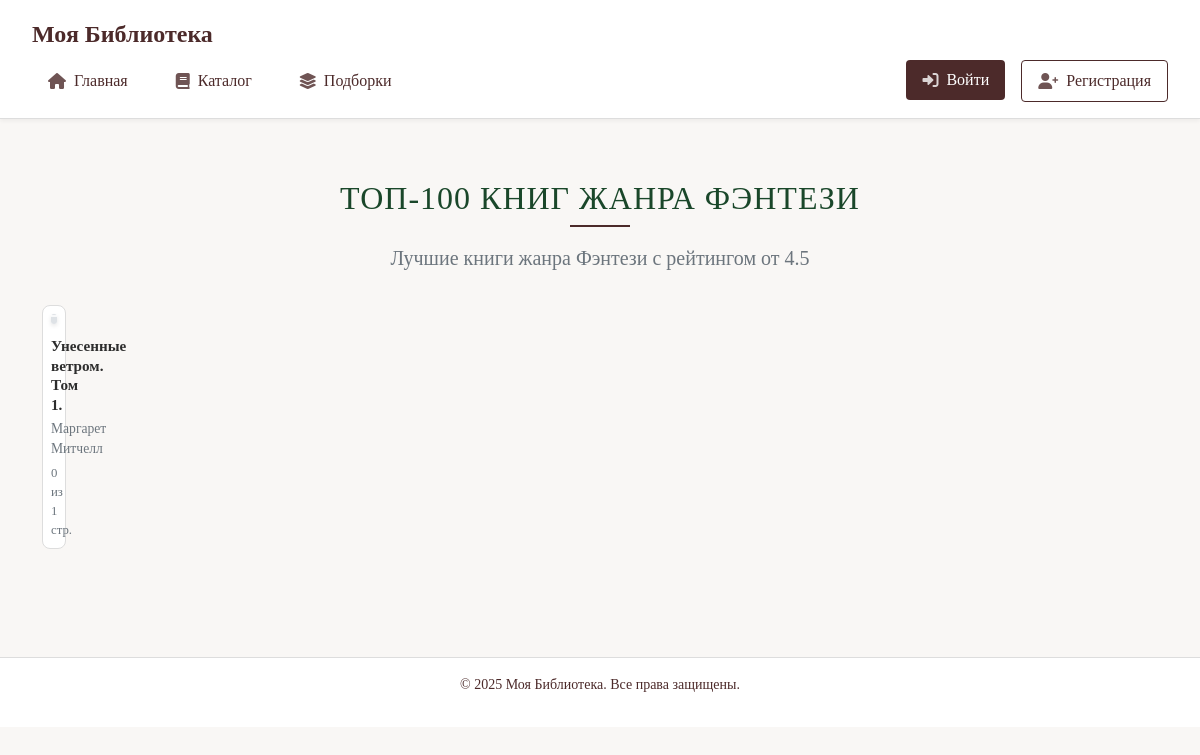
The app's page /books/collections/genre/fantasy/?page=2, older data.
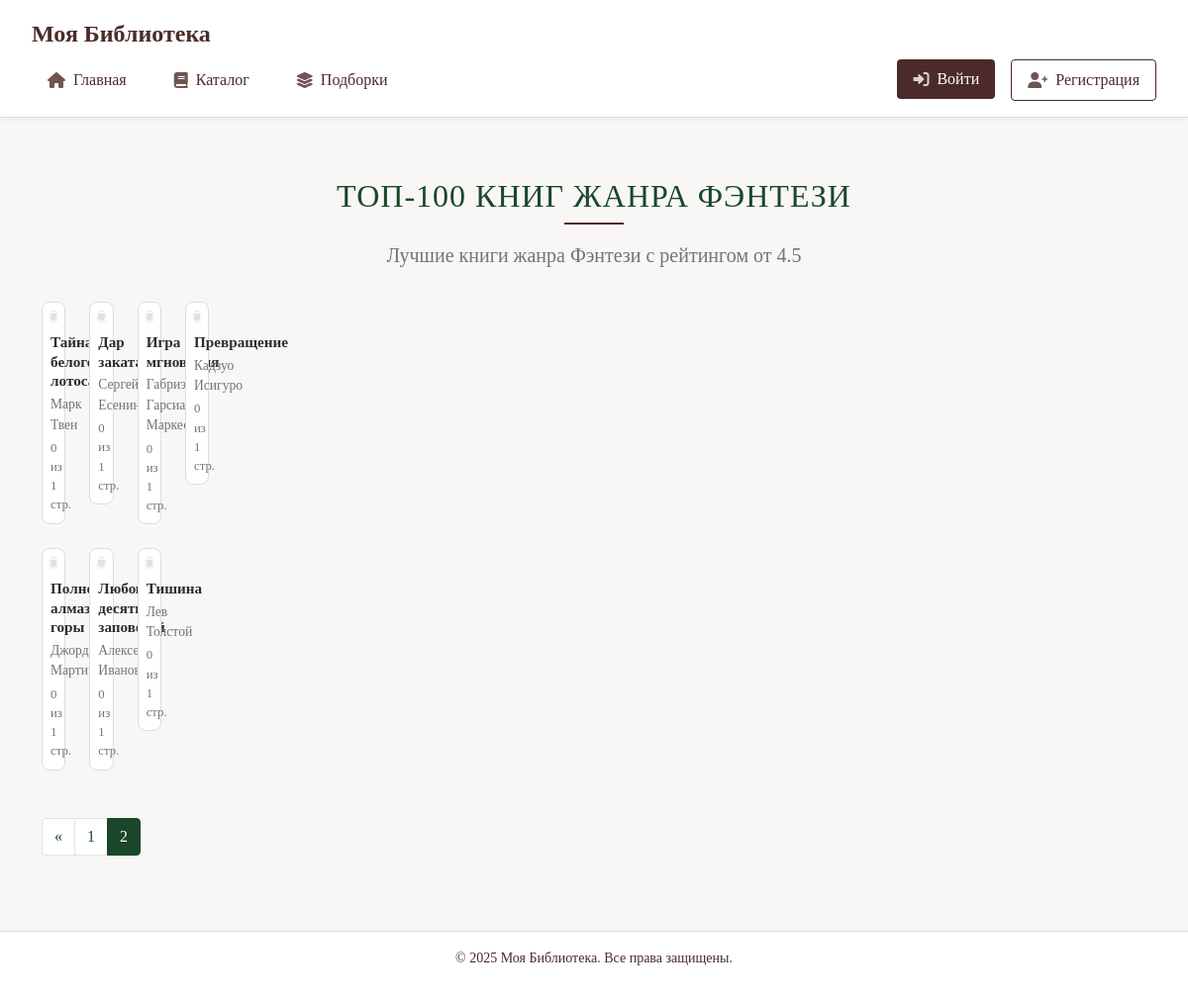
The same page, newer data.
### books/models.py (models this page shows, shortened)
class Book(models.Model):
    GENRE_CHOICES = [
        ("fantasy", "Фэнтези"),
        ("sci_fi", "Фантастика"),
        ("thriller_horror", "Триллеры и хорроры"),
        ("detective", "Детективы"),
        ("romance", "Романтика"),
        ("classic", "Классика"),
        ("prose", "Проза"),
        ("history", "История"),
        ("biography", "Биографии и мемуары"),
        ("psychology", "Психология"),
        ("self_help", "Саморазвитие"),
        ("business", "Бизнес"),
        ("health", "Здоровье"),
        ("young_adult", "Young Adult"),
        ("non_fiction", "Нон-фикшн"),
        ("comics", "Комиксы и графические романы"),
        ("children", "Детям"),
        ("audio", "Аудиокнига"),
        ("drama", "Драма"),
        ("other", "Другое")
    ]
    title = models.CharField(
        max_length=255,
        verbose_name='Название',
        help_text='Обязательное поле. Введите название книги.'
    )
    authors = models.ManyToManyField(
        Author,
        related_name='books',
        verbose_name='Авторы',
        help_text='Обязательное поле. Выберите одного или нескольких авторов.'
    )
    pages = models.PositiveIntegerField(
        verbose_name='Количество страниц',
        help_text='Обязательное поле. Укажите общее количество страниц в книге.',
        default=1  # Значение по умолчанию
    )
    description = models.TextField(
        verbose_name='Описание',
        blank=True,
        help_text='Добавьте описание книги.'
    )
    cover = models.ImageField(
        upload_to='book_covers/',
        null=True,
        blank=True,
        verbose_name='Обложка'
    )
    published_date = models.DateField(
        null=True,
        blank=True,
        verbose_name='Дата публикации'
    )
    genre = models.CharField(
        max_length=50,
        choices=GENRE_CHOICES,
        default='other',
        verbose_name='Жанр'
    )
    world_rating = models.FloatField(
        null=True,
        blank=True,
        verbose_name='Мировой рейтинг'
    )
    site_rating = models.FloatField(
        default=0,
        verbose_name='Рейтинг на сайте'
    )
    isbn = models.CharField(
        max_length=13,
        blank=True,
        null=True,
        verbose_name='ISBN',
        help_text='Международный стандартный книжный номер'
    )
    online_sources = models.JSONField(
        default=dict,
        blank=True,
        verbose_name='Ссылки для чтения',
        help_text='Укажите ссылки на сайты, где можно прочитать книгу онлайн'
    )
    book_id = models.CharField(
        max_length=100,
        unique=True,
        blank=True,
        null=True,
        verbose_name="Внешний ID книги"
    )
    openlibrary_id = models.CharField(
        max_length=100,
        blank=True,
        verbose_name="ID в OpenLibrary"
    )
    is_approved = models.BooleanField(
        default=False,
        verbose_name='Одобрено модератором'
    )
    created_at = models.DateTimeField(
        auto_now_add=True,
        verbose_name='Дата добавления'
    )
    updated_at = models.DateTimeField(
        auto_now=True,
        verbose_name='Дата обновления'
    )
    submitted_by = models.ForeignKey(
        User,
        on_delete=models.SET_NULL,
        null=True,
        related_name='submitted_books',
        verbose_name='Добавил'
    )
    moderation_comment = models.TextField(
        blank=True,
        null=True,
        verbose_name='Комментарий для модератора'
    )
    rejection_reason = models.TextField(
        blank=True,
        null=True,
        verbose_name='Причина отклонения'
    )
    class Meta:
        verbose_name = 'Книга'
        verbose_name_plural = 'Книги'
        ordering = ['-created_at']

class Author(models.Model):
    name = models.CharField(max_length=255, verbose_name="Имя автора")
    birthday = models.DateField(blank=True, null=True, verbose_name="День рождения")
    die = models.DateField(blank=True, null=True, verbose_name="Дата смерти")
    century = models.PositiveIntegerField(verbose_name="Век")
    country = models.CharField(max_length=255, verbose_name="Страна")
    bio = models.TextField(blank=True, null=True, verbose_name="Биография")
    wiki_url = models.URLField(max_length=500, blank=True, null=True, verbose_name="Ссылка на Wikipedia")

### books/views.py (the view)
# urls.py: path('collections/genre/<str:genre>/', views.genre_collection_detail, name='genre_collection_detail'),
def genre_collection_detail(request, genre):
    genre_name_to_code = {name: code for code, name in Book.GENRE_CHOICES}
    genre_code = genre_name_to_code.get(genre, genre)
    books = Book.objects.filter(
        genre=genre_code,
        is_approved=True,
        world_rating__gte=4.5,  # Рейтинг >= 4.5
        world_rating__lte=5.0   # Рейтинг <= 5.0
    ).order_by('-world_rating', '-created_at')[:100]
    genre_display_name = dict(Book.GENRE_CHOICES).get(genre_code, genre_code)
    title = f"Топ-100 книг жанра {genre_display_name}"
    paginator = Paginator(books, 12)  # 12 книг на странице
    page_number = request.GET.get('page')
    page_obj = paginator.get_page(page_number)
    context = {
        'title': title,
        'books': page_obj,
        'genre': genre,
        'genre_display_name': genre_display_name,
    }
    return render(request, 'books/collections/genre_detail.html', context)

### main_admin/context_processors.py (called while the page is built, shortened)
def site_settings(request):
    if not request.path.startswith('/admin/'):
        return {}

### books/templates/books/collections/genre_detail.html (shortened to what this page needs)
{% extends 'base.html' %}
{% load book_tags %}
{% block content %}
<div class="container mt-4">
    <section class="genre-header mb-4">
        <h1 class="section-title text-center">{{ title }}</h1>
        <div class="genre-description text-center">
            <p class="lead text-muted">Лучшие книги жанра {{ genre_display_name }} с рейтингом от 4.5</p>
        </div>
    </section>
    <section class="books-grid mb-5">
        <div class="row g-4">
            {% for book in books %}
            <div class="col-6 col-md-4 col-lg-3">
                <div class="book-card">
                    <a href="{% url 'books:detail' book.id %}" class="book-cover-link">
                        {% if book.cover %}
                        <img src="{{ book.cover.url }}" alt="{{ book.title }}" class="book-cover">
                        {% else %}
                        <div class="book-cover no-cover">
                            <i class="fas fa-book"></i>
                        </div>
                        {% endif %}
                    </a>
                    <div class="book-info text-center">
                        <h5 class="book-title">
                            <a href="{% url 'books:detail' book.id %}">{{ book.title }}</a>
                        </h5>
                        <div class="book-authors">
                            {% for author in book.authors.all %}
                            <a href="#" class="author-link">{{ author.name }}</a>{% if not forloop.last %}, {% endif %}
                            {% endfor %}
                        </div>
                        <div class="book-progress">
                            <span class="text-muted">0 из 1 стр.</span>
                        </div>
                    </div>
                </div>
            </div>
            {% endfor %}
        </div>
    </section>
    {% if books.has_other_pages %}
    <nav aria-label="Навигация по страницам" class="mt-4">
        <ul class="pagination justify-content-center">
            {% if books.has_previous %}
            <li class="page-item">
                <a class="page-link" href="?page={{ books.previous_page_number }}" aria-label="Предыдущая">
                    <span aria-hidden="true">&laquo;</span>
                </a>
            </li>
            {% endif %}
            {% for num in books.paginator.page_range %}
            <li class="page-item {% if books.number == num %}active{% endif %}">
                <a class="page-link" href="?page={{ num }}">{{ num }}</a>
            </li>
            {% endfor %}
        </ul>
    </nav>
    {% endif %}
</div>
{% endblock %}

Row changes from the older to the newer data that the page shows:
removed Book: title "Унесенные ветром. Том 1."
removed Author: name "Маргарет Митчелл", shown under "Унесенные ветром. Том 1."
added Book: title "Тайна белого лотоса"
added Author: name "Марк Твен", shown under "Тайна белого лотоса"
added Book: title "Дар заката"
added Author: name "Сергей Есенин", shown under "Дар заката"
added Book: title "Игра мгновения"
added Author: name "Габриэль Гарсиа Маркес", shown under "Игра мгновения"
added Book: title "Превращение"
added Author: name "Кадзуо Исигуро", shown under "Превращение"
added Book: title "Полночь алмазной горы"
added Author: name "Джордж Мартин", shown under "Полночь алмазной горы"
added Book: title "Любовь десяти заповедей"
added Author: name "Алексей Иванов", shown under "Любовь десяти заповедей"
added Book: title "Тишина"
added Author: name "Лев Толстой", shown under "Тишина"
Text that changed along with them:
new list line: "1"
new list line: "2"
